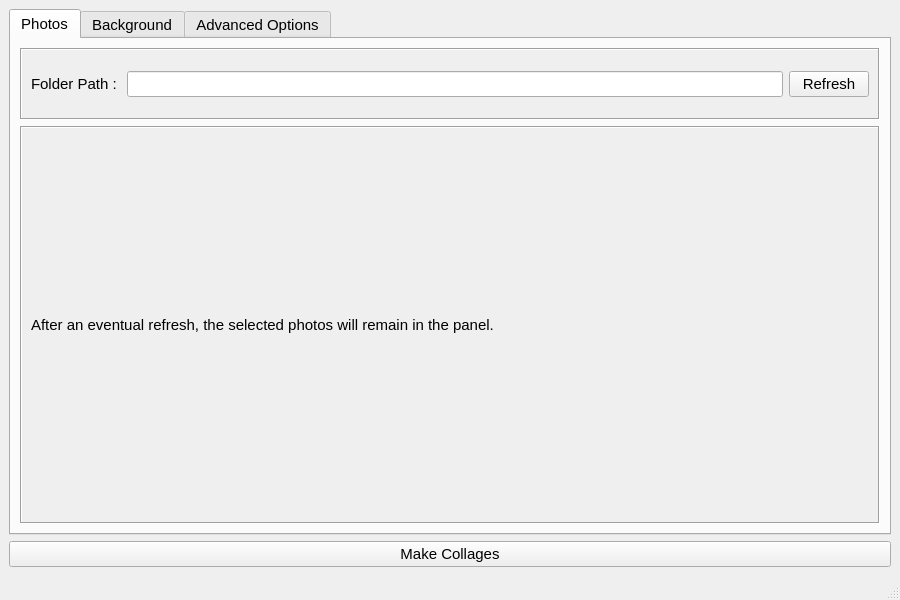
<?xml version="1.0" encoding="UTF-8"?>
<ui version="4.0">
 <class>PhotoApp</class>
 <widget class="QMainWindow" name="PhotoApp">
  <property name="geometry">
   <rect>
    <x>0</x>
    <y>0</y>
    <width>900</width>
    <height>600</height>
   </rect>
  </property>
  <property name="sizePolicy">
   <sizepolicy hsizetype="Preferred" vsizetype="Preferred">
    <horstretch>0</horstretch>
    <verstretch>0</verstretch>
   </sizepolicy>
  </property>
  <property name="font">
   <font>
    <family>Ubuntu</family>
    <pointsize>11</pointsize>
   </font>
  </property>
  <property name="windowTitle">
   <string>PhotoGlue</string>
  </property>
  <widget class="QWidget" name="centralwidget">
   <layout class="QVBoxLayout" name="verticalLayout">
    <item>
     <widget class="QTabWidget" name="controlsTab">
      <property name="sizePolicy">
       <sizepolicy hsizetype="Ignored" vsizetype="Expanding">
        <horstretch>0</horstretch>
        <verstretch>0</verstretch>
       </sizepolicy>
      </property>
      <property name="font">
       <font>
        <family>Ubuntu</family>
       </font>
      </property>
      <property name="currentIndex">
       <number>0</number>
      </property>
      <property name="usesScrollButtons">
       <bool>true</bool>
      </property>
      <widget class="QWidget" name="photoPane">
       <property name="autoFillBackground">
        <bool>false</bool>
       </property>
       <property name="styleSheet">
        <string notr="true"/>
       </property>
       <attribute name="title">
        <string>Photos</string>
       </attribute>
       <layout class="QVBoxLayout" name="verticalLayout_2">
        <item>
         <widget class="QScrollArea" name="folderSettingsArea">
          <property name="sizePolicy">
           <sizepolicy hsizetype="MinimumExpanding" vsizetype="Minimum">
            <horstretch>0</horstretch>
            <verstretch>0</verstretch>
           </sizepolicy>
          </property>
          <property name="frameShape">
           <enum>QFrame::Box</enum>
          </property>
          <property name="widgetResizable">
           <bool>true</bool>
          </property>
          <widget class="QWidget" name="folderSettings">
           <property name="geometry">
            <rect>
             <x>0</x>
             <y>0</y>
             <width>856</width>
             <height>68</height>
            </rect>
           </property>
           <layout class="QHBoxLayout" name="horizontalLayout">
            <item>
             <widget class="QLabel" name="folderLabel">
              <property name="text">
               <string>Folder Path : </string>
              </property>
             </widget>
            </item>
            <item>
             <widget class="QLineEdit" name="folderPath">
              <property name="text">
               <string/>
              </property>
             </widget>
            </item>
            <item>
             <widget class="QPushButton" name="refreshButton">
              <property name="text">
               <string>Refresh</string>
              </property>
             </widget>
            </item>
           </layout>
          </widget>
         </widget>
        </item>
        <item>
         <widget class="QScrollArea" name="photoListArea">
          <property name="sizePolicy">
           <sizepolicy hsizetype="MinimumExpanding" vsizetype="MinimumExpanding">
            <horstretch>0</horstretch>
            <verstretch>0</verstretch>
           </sizepolicy>
          </property>
          <property name="frameShape">
           <enum>QFrame::Box</enum>
          </property>
          <property name="widgetResizable">
           <bool>true</bool>
          </property>
          <widget class="QWidget" name="photoListContainer">
           <property name="geometry">
            <rect>
             <x>0</x>
             <y>0</y>
             <width>856</width>
             <height>374</height>
            </rect>
           </property>
           <layout class="QVBoxLayout" name="verticalLayout_6">
            <item>
             <layout class="QVBoxLayout" name="photoList"/>
            </item>
            <item>
             <widget class="QLabel" name="labelRefreshRelated">
              <property name="sizePolicy">
               <sizepolicy hsizetype="Preferred" vsizetype="Maximum">
                <horstretch>0</horstretch>
                <verstretch>0</verstretch>
               </sizepolicy>
              </property>
              <property name="text">
               <string>After an eventual refresh, the selected photos will remain in the panel.</string>
              </property>
             </widget>
            </item>
           </layout>
          </widget>
         </widget>
        </item>
       </layout>
      </widget>
      <widget class="QWidget" name="backgroundPane">
       <property name="styleSheet">
        <string notr="true"/>
       </property>
       <attribute name="title">
        <string>Background</string>
       </attribute>
       <layout class="QVBoxLayout" name="verticalLayout_5">
        <item>
         <widget class="QScrollArea" name="backgroundChoiceArea">
          <property name="sizePolicy">
           <sizepolicy hsizetype="MinimumExpanding" vsizetype="Maximum">
            <horstretch>0</horstretch>
            <verstretch>0</verstretch>
           </sizepolicy>
          </property>
          <property name="widgetResizable">
           <bool>true</bool>
          </property>
          <widget class="QWidget" name="backgroundChoice">
           <property name="geometry">
            <rect>
             <x>0</x>
             <y>0</y>
             <width>858</width>
             <height>68</height>
            </rect>
           </property>
           <layout class="QHBoxLayout" name="horizontalLayout_3">
            <item>
             <widget class="QRadioButton" name="imageChoice">
              <property name="text">
               <string>Background Image</string>
              </property>
             </widget>
            </item>
            <item>
             <widget class="QRadioButton" name="customChoice">
              <property name="text">
               <string>Custom Background</string>
              </property>
             </widget>
            </item>
           </layout>
          </widget>
         </widget>
        </item>
        <item>
         <widget class="QScrollArea" name="chosenBackgroundArea">
          <property name="sizePolicy">
           <sizepolicy hsizetype="MinimumExpanding" vsizetype="MinimumExpanding">
            <horstretch>0</horstretch>
            <verstretch>0</verstretch>
           </sizepolicy>
          </property>
          <property name="widgetResizable">
           <bool>true</bool>
          </property>
          <widget class="QWidget" name="chosenBackground">
           <property name="geometry">
            <rect>
             <x>0</x>
             <y>0</y>
             <width>858</width>
             <height>378</height>
            </rect>
           </property>
           <layout class="QVBoxLayout" name="verticalLayout_8">
            <item>
             <layout class="QVBoxLayout" name="chosenBackgroundLayout"/>
            </item>
           </layout>
          </widget>
         </widget>
        </item>
       </layout>
      </widget>
      <widget class="QWidget" name="advancedOptions">
       <attribute name="title">
        <string>Advanced Options</string>
       </attribute>
       <layout class="QVBoxLayout" name="verticalLayout_7">
        <item>
         <widget class="QScrollArea" name="advancedOptionsArea">
          <property name="widgetResizable">
           <bool>true</bool>
          </property>
          <widget class="QWidget" name="advancedOptionsContent">
           <property name="geometry">
            <rect>
             <x>0</x>
             <y>0</y>
             <width>858</width>
             <height>454</height>
            </rect>
           </property>
           <layout class="QVBoxLayout" name="verticalLayout_9">
            <item>
             <widget class="QWidget" name="executionTimeArea" native="true">
              <property name="sizePolicy">
               <sizepolicy hsizetype="Preferred" vsizetype="MinimumExpanding">
                <horstretch>0</horstretch>
                <verstretch>0</verstretch>
               </sizepolicy>
              </property>
              <layout class="QHBoxLayout" name="horizontalLayout_2">
               <item>
                <widget class="QLabel" name="executionTimeLabel">
                 <property name="sizePolicy">
                  <sizepolicy hsizetype="Maximum" vsizetype="Preferred">
                   <horstretch>0</horstretch>
                   <verstretch>0</verstretch>
                  </sizepolicy>
                 </property>
                 <property name="text">
                  <string>Execution Time [min 1-max 600] :   </string>
                 </property>
                </widget>
               </item>
               <item>
                <widget class="QSpinBox" name="executionTimeValue">
                 <property name="sizePolicy">
                  <sizepolicy hsizetype="MinimumExpanding" vsizetype="Maximum">
                   <horstretch>0</horstretch>
                   <verstretch>0</verstretch>
                  </sizepolicy>
                 </property>
                 <property name="alignment">
                  <set>Qt::AlignCenter</set>
                 </property>
                 <property name="minimum">
                  <number>1</number>
                 </property>
                 <property name="maximum">
                  <number>600</number>
                 </property>
                 <property name="value">
                  <number>15</number>
                 </property>
                </widget>
               </item>
               <item>
                <widget class="QLabel" name="executionTimeLabelSec">
                 <property name="sizePolicy">
                  <sizepolicy hsizetype="Maximum" vsizetype="Preferred">
                   <horstretch>0</horstretch>
                   <verstretch>0</verstretch>
                  </sizepolicy>
                 </property>
                 <property name="text">
                  <string>s</string>
                 </property>
                </widget>
               </item>
              </layout>
             </widget>
            </item>
            <item>
             <widget class="QLabel" name="warningOptions1">
              <property name="text">
               <string>You can decide the execution time of the algorithm that gives you the collages.</string>
              </property>
             </widget>
            </item>
            <item>
             <widget class="QLabel" name="warningOptions2">
              <property name="text">
               <string>Be careful to decide it: the greater the execution time, the better the collages will be.</string>
              </property>
             </widget>
            </item>
           </layout>
          </widget>
         </widget>
        </item>
       </layout>
      </widget>
     </widget>
    </item>
    <item>
     <widget class="QPushButton" name="makeCollageButton">
      <property name="text">
       <string>Make Collages</string>
      </property>
     </widget>
    </item>
   </layout>
  </widget>
  <widget class="QMenuBar" name="menubar">
   <property name="geometry">
    <rect>
     <x>0</x>
     <y>0</y>
     <width>900</width>
     <height>22</height>
    </rect>
   </property>
  </widget>
  <widget class="QStatusBar" name="statusBar">
   <property name="font">
    <font>
     <pointsize>12</pointsize>
    </font>
   </property>
  </widget>
 </widget>
 <resources/>
 <connections/>
</ui>
